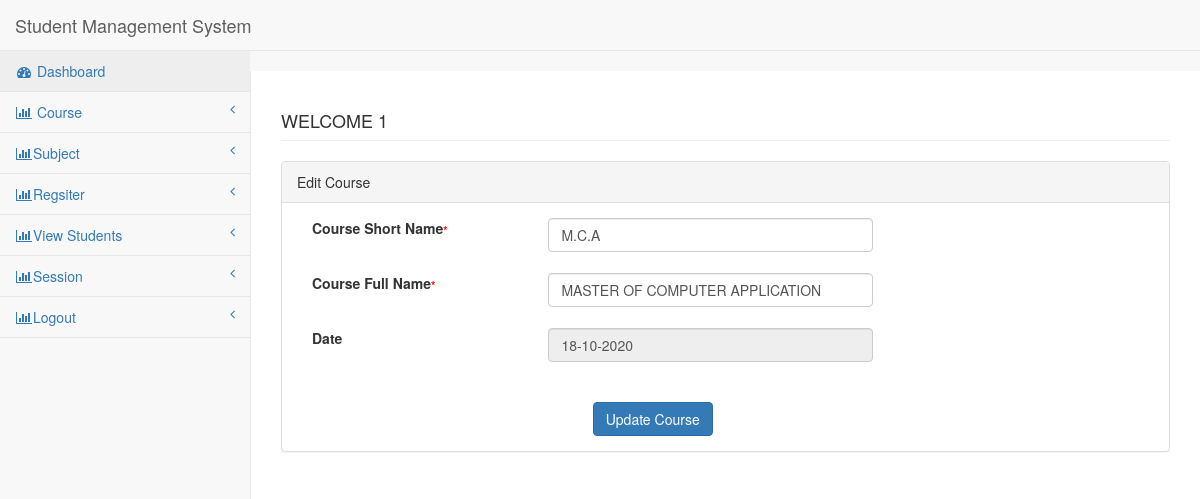
Page /pages/edit-course.php?cid=7 (signed in) on the earlier database version.
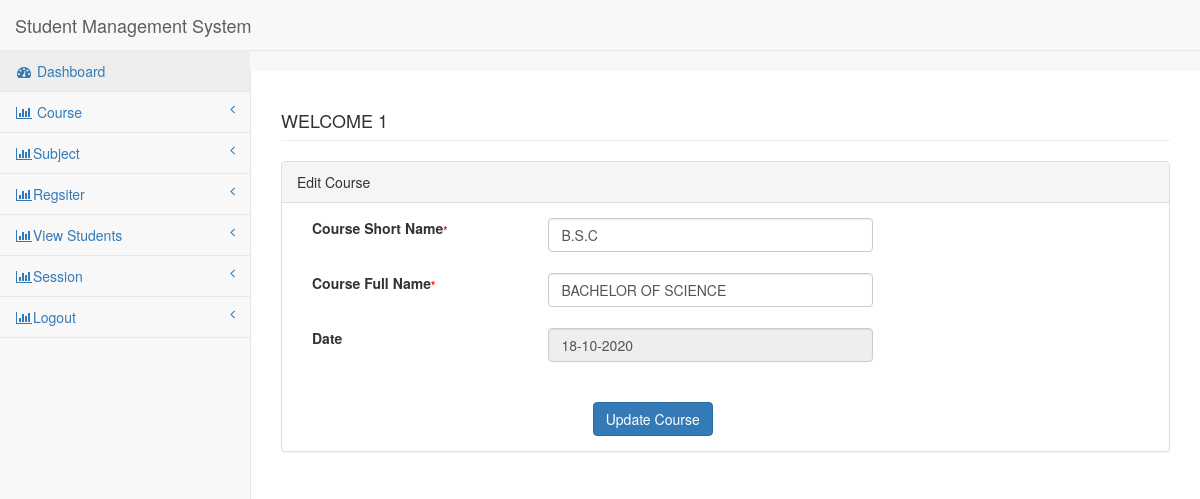
Same page on the later database version.
### tables this page shows
CREATE TABLE `tbl_course` (
  `cid` int(11) NOT NULL,
  `cshort` varchar(250) NOT NULL,
  `cfull` varchar(250) NOT NULL,
  `cdate` varchar(50) NOT NULL
);

### config/DbFunction.php (called while the page is built, shortened)
<?php
class DbFunction{
function showCourse1($cid){
	$db = Database::getInstance();
	$mysqli = $db->getConnection();
	$query = "SELECT * FROM tbl_course  where cid='".$cid."'";
	$stmt= $mysqli->query($query);
	return $stmt;
}
}
?>

### pages/edit-course.php (the view, shortened to what this page needs)
<?php
include('../config/DbFunction.php');
 $obj=new DbFunction();
    $id=$_GET['cid'];
    $rs=$obj->showCourse1($id);
    $res=$rs->fetch_object();
?>
<!DOCTYPE html>
<html lang="en">
<head>
<link href="../bower_components/bootstrap/dist/css/bootstrap.min.css"
	rel="stylesheet">
<link href="../bower_components/metisMenu/dist/metisMenu.min.css"
	rel="stylesheet">
<link href="../dist/css/sb-admin-2.css" rel="stylesheet">
<link href="../bower_components/font-awesome/css/font-awesome.min.css"
	rel="stylesheet" type="text/css">
</head>
<body>
<form method="post" >
	<div id="wrapper">
		<?php include('leftbar.php')?>;
		<div id="page-wrapper">
			<div class="row">
				<div class="col-lg-12">
					<h4 class="page-header"> <?php echo strtoupper("welcome"." ".htmlentities($_SESSION['login']));?></h4>
				</div>
			</div>
			<div class="row">
				<div class="col-lg-12">
					<div class="panel panel-default">
						<div class="panel-heading">Edit Course</div>
						<div class="panel-body">
							<div class="row">
						 	<div class="col-lg-10">
										<div class="form-group">
											<div class="col-lg-4">
					 <label>Course Short Name<span id="" style="font-size:11px;color:red">*</span>	</label>
											</div>
											<div class="col-lg-6">
  <input class="form-control" name="course-short" id="cshort"  value="<?php echo $res->cshort;?>" required="required"  onblur="courseAvailability()">
							<span id="course-availability-status" style="font-size:12px;"></span>				</div>
										</div>
								<br><br>
		<div class="form-group">
		<div class="col-lg-4">
		<label>Course Full Name<span id="" style="font-size:11px;color:red">*</span></label>
		</div>
		<div class="col-lg-6">
<input class="form-control" name="course-full" id="cfull" value="<?php echo $res->cfull;?>" required="required"  onblur="coursefullAvail()">
	<span id="course-status" style="font-size:12px;"></span>				</div>
	 </div>
	 <br><br>
	<div class="form-group">
	<div class="col-lg-4">
	 <label>Date</label>
	</div>
	<div class="col-lg-6">
	<input class="form-control" value="<?php echo date('d-m-Y');?>" readonly="readonly" name="udate">
	</div>
	</div>
	</div>
		<br><br>
							<div class="form-group">
											<div class="col-lg-4">
											</div>
											<div class="col-lg-6"><br><br>
							<input type="submit" class="btn btn-primary" name="submit" value="Update Course"></button>
											</div>
										</div>
				</div>
					</div>
							</div>
						</div>
					</div>
				</div>
			</div>
</form>
</body>
</html>

### pages/leftbar.php (shortened to what this page needs)
<nav class="navbar navbar-default navbar-static-top" role="navigation"
			style="margin-bottom: 0">
			<div class="navbar-header">
				<a class="navbar-brand" href="index.html">Student Management System</a>
			</div>
						 <div class="navbar-default sidebar" role="navigation">
                <div class="sidebar-nav navbar-collapse">
                    <ul class="nav" id="side-menu">
                        <li>
                   <a href="?"><i class="fa fa-dashboard fa-fw"></i> Dashboard</a>
                        </li>
                        <li>
                            <a href="#"><i class="fa fa-bar-chart-o fa-fw"></i> Course<span class="fa arrow"></span></a>
                            </li>
                 <li>
                            <a href="#"><i class="fa fa-bar-chart-o fa-fw"></i>Subject<span class="fa arrow"></span></a>
                        </li>
                   <li>
                            <a href="register.php"><i class="fa fa-bar-chart-o fa-fw"></i>Regsiter<span class="fa arrow"></span></a>
                  </li>
                   <li>
                            <a href="view.php"><i class="fa fa-bar-chart-o fa-fw"></i>View Students<span class="fa arrow"></span></a>
                  </li>
                   <li>
                            <a href="session.php"><i class="fa fa-bar-chart-o fa-fw"></i>Session<span class="fa arrow"></span></a>
                  </li>
                   <li>
                            <a href="logout.php"><i class="fa fa-bar-chart-o fa-fw"></i>Logout<span class="fa arrow"></span></a>
                  </li>
                  </ul>
                </div>
            </div>
        </nav>

Differences in the rows shown:
changed tbl_course: course-short "M.C.A" → "B.S.C"; course-full "MASTER OF COMPUTER APPLICATION" → "BACHELOR OF SCIENCE"
